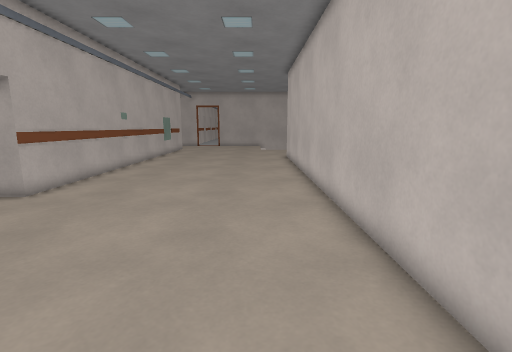
[1] (above)

18 first-person views from a walk through a level from a Godot 3-D game. The camera is 1.2 m above the floor, tilts 10° down and sees 85° across. Doors that lead somewhere are drawn open, without their leaves. The floor is counted in squares, 0.5 m on a side. Each view is taken from the middle of a square. On the plan, view 1 faces up. The plan holds only what a view shows up to about 18 squares ahead; the rest is blank. The place goes on beyond the plan. Some surface patterns are stand-ins.

[2]
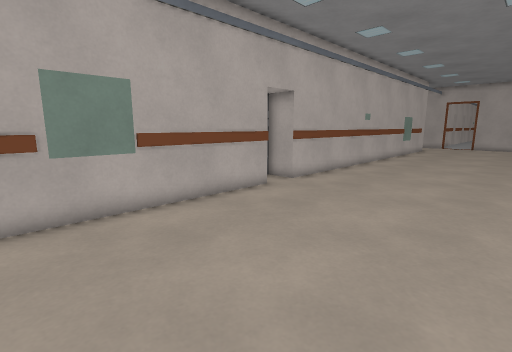

[3]
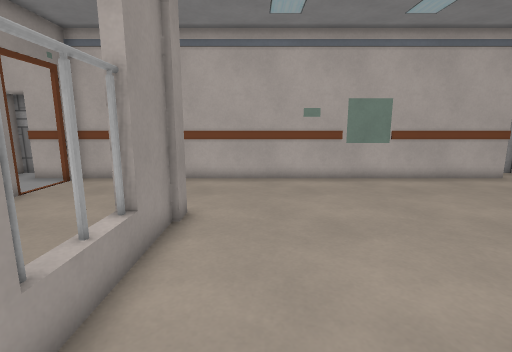

[4]
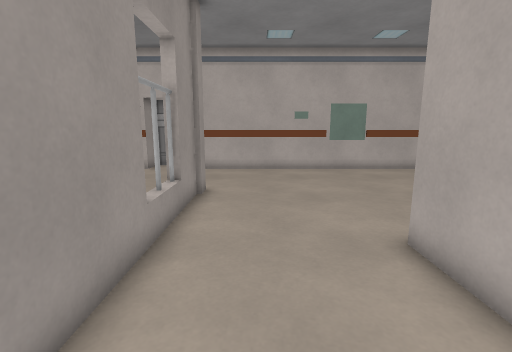

[5]
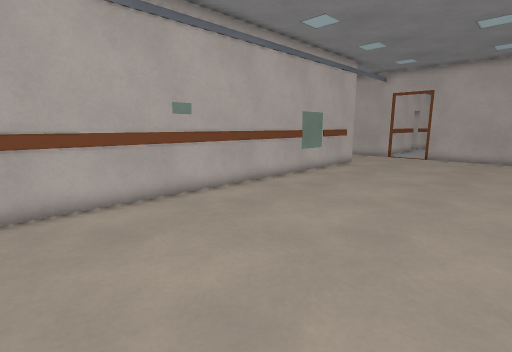

[6]
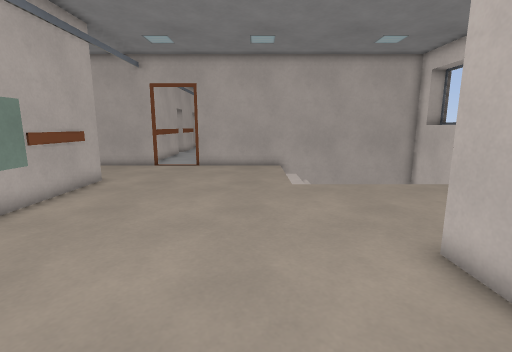

[7]
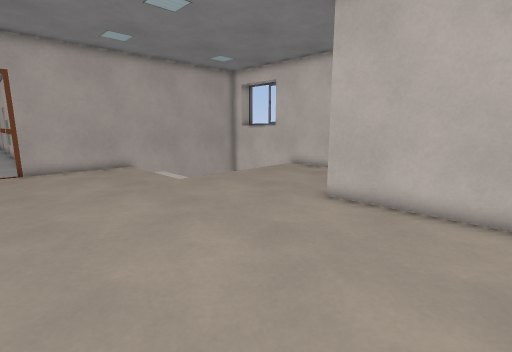

[8]
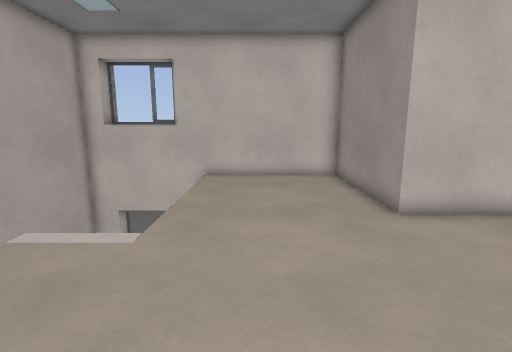

[9]
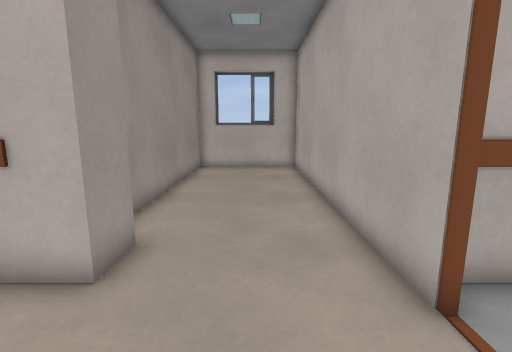

[10]
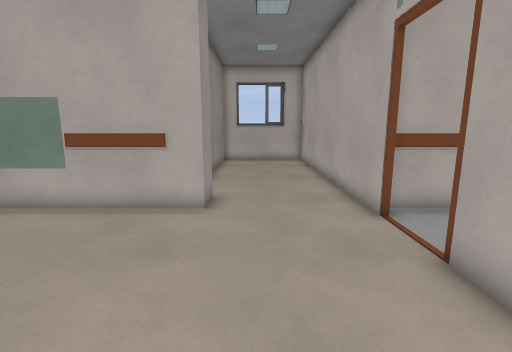

[11]
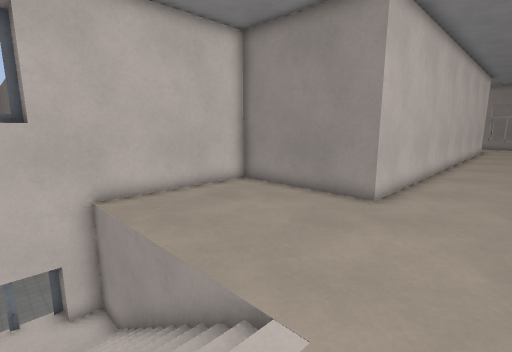

[12]
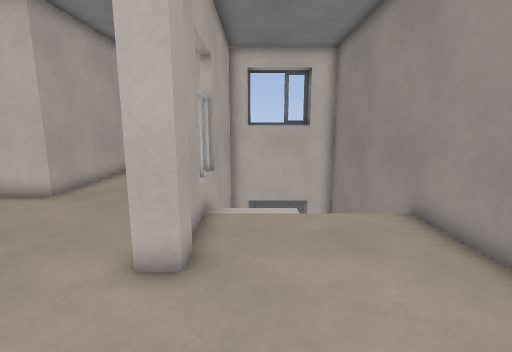

[13]
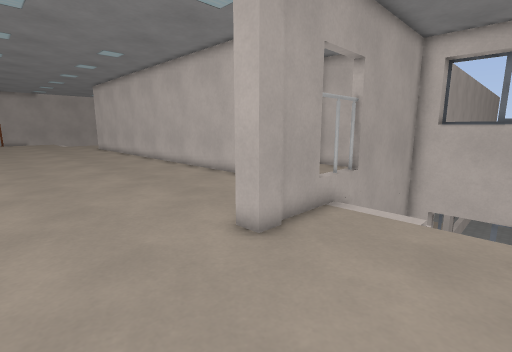

[14]
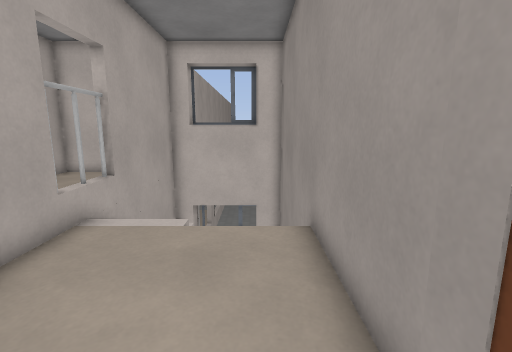

[15]
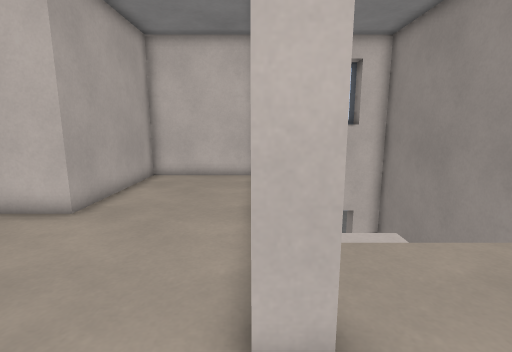

[16]
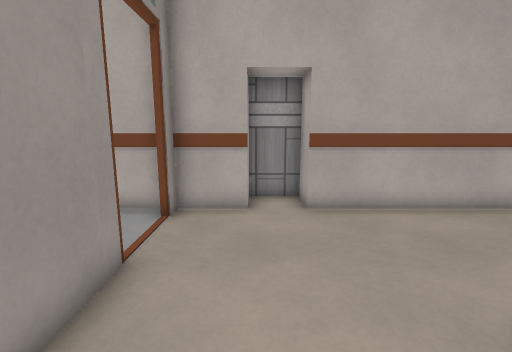

[17]
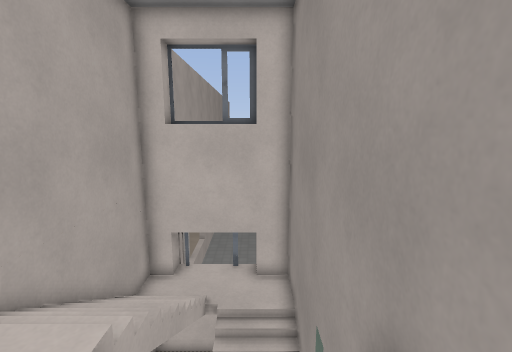

[18]
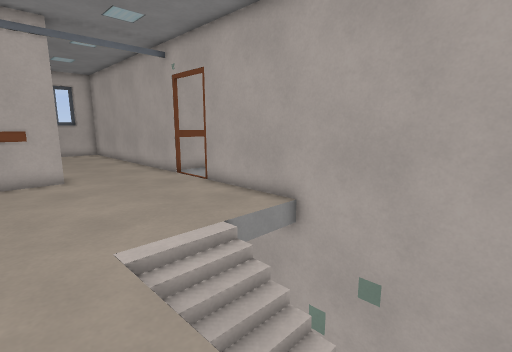

### Floor plan
Key: @ floor where view 1 was taken; # wall or solid block; . main floor; - floor 1.75 m lower than the main floor; / step, stairs or slope; D open door; = window, fence, low wall or low ledge; ^ raised ledge; v drop or lower ground.
Columns run from 16 left of view 1 to 10 right of it. Each row starts with its distance up from view 1.
 37         #...
 36         #DDD#
 35 #########DDD#############v
 34 .................        #v
 33 .................        #
 32 .................////   -#^
 31 .................//////--#^
 30 #########........//==vvvvv
 29         #................#
 28         #................#
 27         #................#
 26         #................#
 25         #................#
 24         #................#
 23         #DDD.......#######
 22         #..........#
 21         #..........#
 20         #..........#
 19         #..........#
 18         #..........#
 17         #..........#
 16         #..........#
 15         #..........#
 14         #..........#
 13         #..........#
 12         #..........#
 11         #..........#
 10         #..........#
  9         #..........#
  8         #..........#
  7         #..........#
  6         #..........#
  5         #..........#
  4         #..........#
  3         #..........#
  2         #..........#
  1         #..........#
  0         #.......@..#
 -1         #DDD.......v=====#
 -2         #................#
 -3         #................#
 -4         #................#
 -5         #................#
 -6         #.....#########  #
 -7         #.....###/=#######
 -8       ###........//////--#
 -9       #..........////vv--#
-10       ###........    //--#
-11         #........    //--#
-12         #DDD##############

Positions as (right, up) in squares from view 1, and headings:
1: (0, 0), facing up
2: (0, -1), facing up-left
3: (5, -4), facing left
4: (8, -4), facing left
5: (1, 12), facing up-left
6: (-1, 18), facing up
7: (-6, 18), facing up-right
8: (-5, 27), facing right
9: (-4, 33), facing left
10: (0, 32), facing left
11: (-1, 32), facing down-right
12: (-7, -8), facing right
13: (-7, -11), facing up-right
14: (-6, -11), facing right
15: (-5, -6), facing right
16: (0, -10), facing left
17: (-2, -11), facing right
18: (6, 28), facing up-left
